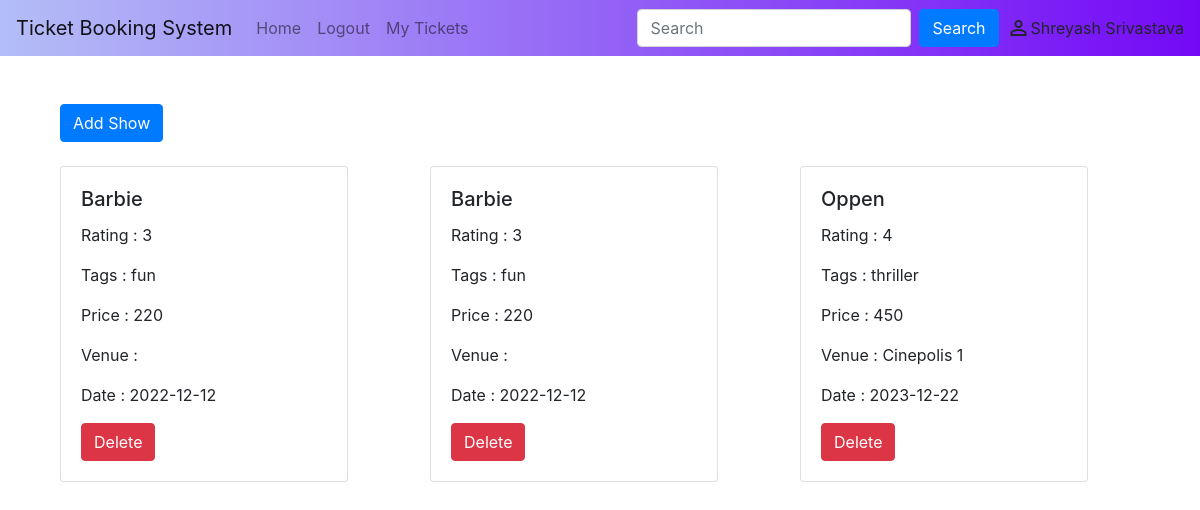
Before: /show/ (signed in) with the older database file.
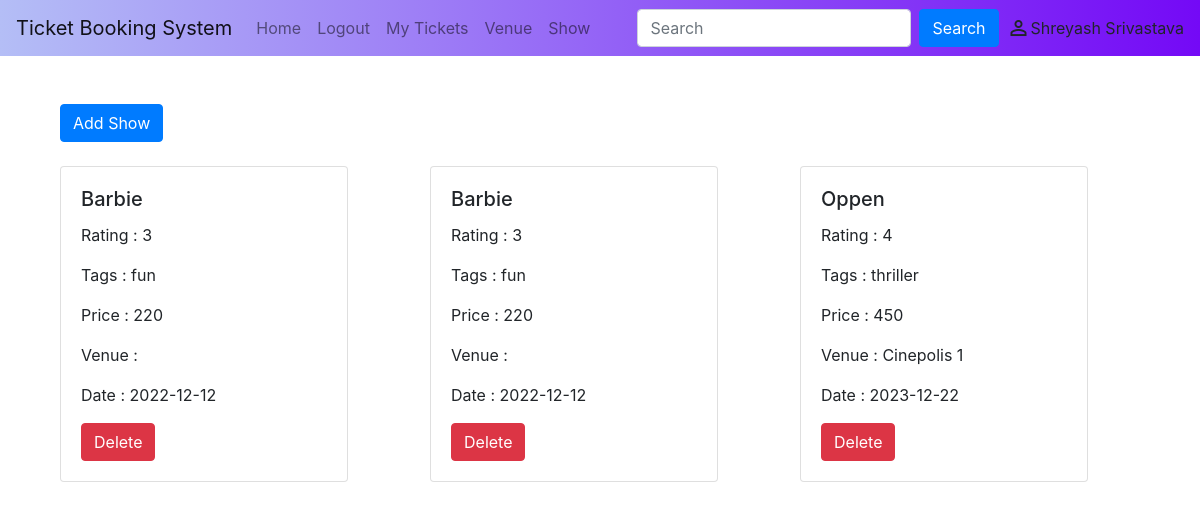
After: the same page with the newer database file.
### shows/views.py (the view)
@show.route("/", methods=["GET"])
def shows():
    if request.method == "GET":
        shows = Show.query.all()
        return render_template("show.html", shows=shows, user=current_user)

### website/__init__.py (called while the page is built)
@login_manager.user_loader
def load_user(id):
    return User.query.get(int(id))

### website/templates/show.html
{% extends "base.html" %} {% block title %}Login{% endblock %}
{% block content%}
<div class="container mt-4">
    <a href="http://localhost:5000/show/create" class="btn btn-primary bton-outline-primary mb-4 mt-4">Add Show</a>
    <div class="row">
        {% for show in shows %}
        <div class="col-4">
            <div class="card" style="width: 18rem;">
                <div class="card-body">
                    <h5 class="card-title">{{show.name}}</h5>
                    <p class="card-text">Rating : {{show.rating}}</p>
                    <p class="card-text">Tags : {{show.tag}}</p>
                    <p class="card-text">Price : {{show.ticket_price}}</p>
                    <p class="card-text">Venue : {{show.show_venue.name}}</p>
                    <p class="card-text">Date : {{show.date}}</p>
                    <span>
                        <a href="/show/delete/{{show.id}}" class="btn btn-danger">Delete</a>
                    </span>
                </div>
            </div>
        </div>
        {% endfor %}
    </div>
</div>
{% endblock %}

### website/templates/base.html (shortened to what this page needs)
<!DOCTYPE html>
<html>
<head>
    <link rel="stylesheet" href="https://stackpath.bootstrapcdn.com/bootstrap/4.4.1/css/bootstrap.min.css"
 />
    <link rel="stylesheet" href="https://stackpath.bootstrapcdn.com/font-awesome/4.7.0/css/font-awesome.min.css"
 />
</head>
<body>
    <nav class="navbar navbar-expand-lg navbar-light bg-light"
        style="background: linear-gradient(to right, #b4bef6, #7409f6);">
        <a class="navbar-brand" href="#">Ticket Booking System</a>
        <div class="collapse navbar-collapse" id="navbarSupportedContent">
            <ul class="navbar-nav mr-auto">
                {% if user.is_authenticated %}
                <li class="nav-item">
                    <a class="nav-link" id="home" href="/">Home</a>
                </li>
                <li class="nav-item">
                    <a class="nav-link" id="logout" href="http://localhost:5000/auth/logout">Logout</a>
                </li>
                <li class="nav-item">
                    <a class="nav-link" id="myTickets" href="/ticket/myTickets">My Tickets</a>
                </li>
                {% if current_user.is_admin %}
                <li class="nav-item">
                    <a class="nav-link" id="venue" href="http://localhost:5000/venue">Venue</a>
                </li>
                <li class="nav-item">
                    <a class="nav-link" id="show" href="http://localhost:5000/show">Show</a>
                </li>
                {% endif %}
                {% endif %}
            </ul>
            {% if user.is_authenticated %}
            <form method="POST" class="form-inline my-2 my-lg-0" action="http://localhost:5000/search/">
                <input class="form-control mr-sm-2" name="search" type="search" placeholder="Search"
                    aria-label="Search">
                <button class="btn btn-primary my-2 my-sm-0" type="submit">Search</button>
            </form>
            {% endif %}
            {% if user.is_authenticated %}
            <span class="ml-2 material-icons">
            </span><span>{{current_user.name|title}}</span>
            {% endif %}
        </div>
    </nav>
    <div class="container">{% block content %} {% endblock %}</div>
</body>
</html>

Changed rows visible on the page:
changed User "Shreyash Srivastava": is_admin False → True (drawn)
Other visible differences:
text now shown: "Venue Show"
